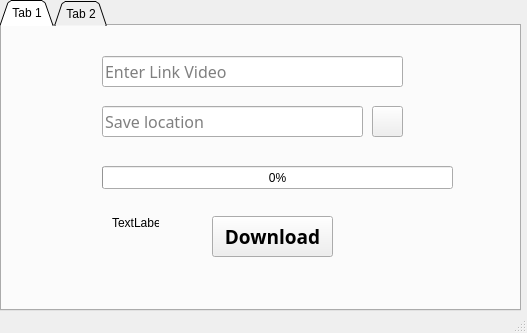
<?xml version="1.0" encoding="UTF-8"?>
<ui version="4.0">
 <class>MainWindow</class>
 <widget class="QMainWindow" name="MainWindow">
  <property name="geometry">
   <rect>
    <x>0</x>
    <y>0</y>
    <width>527</width>
    <height>333</height>
   </rect>
  </property>
  <property name="windowTitle">
   <string>MainWindow</string>
  </property>
  <widget class="QWidget" name="centralwidget">
   <widget class="QTabWidget" name="tabWidget">
    <property name="geometry">
     <rect>
      <x>0</x>
      <y>0</y>
      <width>521</width>
      <height>311</height>
     </rect>
    </property>
    <property name="styleSheet">
     <string notr="true"/>
    </property>
    <property name="tabShape">
     <enum>QTabWidget::Triangular</enum>
    </property>
    <property name="currentIndex">
     <number>0</number>
    </property>
    <widget class="QWidget" name="tab">
     <attribute name="title">
      <string>Tab 1</string>
     </attribute>
     <widget class="QPushButton" name="pushButton">
      <property name="geometry">
       <rect>
        <x>210</x>
        <y>190</y>
        <width>121</width>
        <height>41</height>
       </rect>
      </property>
      <property name="font">
       <font>
        <family>Segoe UI Semibold</family>
        <pointsize>14</pointsize>
        <weight>75</weight>
        <bold>true</bold>
       </font>
      </property>
      <property name="text">
       <string>Download</string>
      </property>
     </widget>
     <widget class="QLineEdit" name="lineEdit">
      <property name="geometry">
       <rect>
        <x>100</x>
        <y>30</y>
        <width>301</width>
        <height>31</height>
       </rect>
      </property>
      <property name="baseSize">
       <size>
        <width>8</width>
        <height>0</height>
       </size>
      </property>
      <property name="font">
       <font>
        <family>Yu Gothic UI Light</family>
        <pointsize>12</pointsize>
       </font>
      </property>
      <property name="focusPolicy">
       <enum>Qt::StrongFocus</enum>
      </property>
      <property name="styleSheet">
       <string notr="true">lineEdit{
   border: 10px solid ;
   border-radius: 25px;
   background: #73AD21;
   padding: 20px;

}
</string>
      </property>
      <property name="echoMode">
       <enum>QLineEdit::Normal</enum>
      </property>
      <property name="placeholderText">
       <string>Enter Link Video</string>
      </property>
     </widget>
     <widget class="QLineEdit" name="lineEdit_2">
      <property name="geometry">
       <rect>
        <x>100</x>
        <y>80</y>
        <width>261</width>
        <height>31</height>
       </rect>
      </property>
      <property name="font">
       <font>
        <family>Yu Gothic UI Light</family>
        <pointsize>12</pointsize>
       </font>
      </property>
      <property name="placeholderText">
       <string>Save location</string>
      </property>
     </widget>
     <widget class="QPushButton" name="pushButton_2">
      <property name="geometry">
       <rect>
        <x>370</x>
        <y>80</y>
        <width>31</width>
        <height>31</height>
       </rect>
      </property>
      <property name="text">
       <string/>
      </property>
      <property name="icon">
       <iconset resource="photo.qrc">
        <normaloff>:/icons/browse.png</normaloff>:/icons/browse.png</iconset>
      </property>
      <property name="iconSize">
       <size>
        <width>32</width>
        <height>32</height>
       </size>
      </property>
     </widget>
     <widget class="QProgressBar" name="progressBar">
      <property name="geometry">
       <rect>
        <x>100</x>
        <y>140</y>
        <width>351</width>
        <height>23</height>
       </rect>
      </property>
      <property name="value">
       <number>0</number>
      </property>
     </widget>
     <widget class="QLabel" name="label_5">
      <property name="geometry">
       <rect>
        <x>110</x>
        <y>190</y>
        <width>47</width>
        <height>13</height>
       </rect>
      </property>
      <property name="text">
       <string>TextLabel</string>
      </property>
     </widget>
    </widget>
    <widget class="QWidget" name="tab_2">
     <attribute name="title">
      <string>Tab 2</string>
     </attribute>
     <widget class="QTabWidget" name="tabWidget_2">
      <property name="geometry">
       <rect>
        <x>0</x>
        <y>0</y>
        <width>521</width>
        <height>291</height>
       </rect>
      </property>
      <property name="styleSheet">
       <string notr="true"/>
      </property>
      <property name="tabShape">
       <enum>QTabWidget::Triangular</enum>
      </property>
      <property name="currentIndex">
       <number>0</number>
      </property>
      <widget class="QWidget" name="tab_3">
       <attribute name="title">
        <string>One Video</string>
       </attribute>
       <widget class="QLineEdit" name="lineEdit_3">
        <property name="geometry">
         <rect>
          <x>100</x>
          <y>30</y>
          <width>271</width>
          <height>31</height>
         </rect>
        </property>
        <property name="font">
         <font>
          <family>Yu Gothic UI Light</family>
          <pointsize>12</pointsize>
         </font>
        </property>
        <property name="placeholderText">
         <string>Enter Link Video</string>
        </property>
       </widget>
       <widget class="QPushButton" name="pushButton_3">
        <property name="geometry">
         <rect>
          <x>380</x>
          <y>30</y>
          <width>31</width>
          <height>31</height>
         </rect>
        </property>
        <property name="text">
         <string/>
        </property>
        <property name="icon">
         <iconset resource="photo.qrc">
          <normaloff>:/icons/check.png</normaloff>:/icons/check.png</iconset>
        </property>
        <property name="iconSize">
         <size>
          <width>32</width>
          <height>32</height>
         </size>
        </property>
       </widget>
       <widget class="QComboBox" name="comboBox">
        <property name="geometry">
         <rect>
          <x>180</x>
          <y>120</y>
          <width>71</width>
          <height>31</height>
         </rect>
        </property>
        <item>
         <property name="text">
          <string>1080p</string>
         </property>
        </item>
        <item>
         <property name="text">
          <string>720p</string>
         </property>
        </item>
        <item>
         <property name="text">
          <string>480p</string>
         </property>
        </item>
        <item>
         <property name="text">
          <string>360p</string>
         </property>
        </item>
        <item>
         <property name="text">
          <string>240p</string>
         </property>
        </item>
        <item>
         <property name="text">
          <string>144p</string>
         </property>
        </item>
       </widget>
       <widget class="QPushButton" name="pushButton_5">
        <property name="geometry">
         <rect>
          <x>200</x>
          <y>200</y>
          <width>71</width>
          <height>31</height>
         </rect>
        </property>
        <property name="text">
         <string>Downloader</string>
        </property>
       </widget>
       <widget class="QProgressBar" name="progressBar_2">
        <property name="geometry">
         <rect>
          <x>100</x>
          <y>170</y>
          <width>311</width>
          <height>23</height>
         </rect>
        </property>
        <property name="value">
         <number>0</number>
        </property>
       </widget>
       <widget class="QLabel" name="label_4">
        <property name="geometry">
         <rect>
          <x>100</x>
          <y>120</y>
          <width>81</width>
          <height>31</height>
         </rect>
        </property>
        <property name="text">
         <string>Video Quality:</string>
        </property>
       </widget>
       <widget class="QPushButton" name="pushButton_4">
        <property name="geometry">
         <rect>
          <x>380</x>
          <y>70</y>
          <width>31</width>
          <height>31</height>
         </rect>
        </property>
        <property name="text">
         <string/>
        </property>
        <property name="icon">
         <iconset resource="photo.qrc">
          <normaloff>:/icons/browse.png</normaloff>:/icons/browse.png</iconset>
        </property>
        <property name="iconSize">
         <size>
          <width>32</width>
          <height>32</height>
         </size>
        </property>
       </widget>
       <widget class="QLineEdit" name="lineEdit_4">
        <property name="geometry">
         <rect>
          <x>100</x>
          <y>70</y>
          <width>271</width>
          <height>31</height>
         </rect>
        </property>
        <property name="font">
         <font>
          <family>Yu Gothic UI Light</family>
          <pointsize>12</pointsize>
         </font>
        </property>
        <property name="placeholderText">
         <string>Save location</string>
        </property>
       </widget>
      </widget>
      <widget class="QWidget" name="tab_4">
       <attribute name="title">
        <string>Playlist Video</string>
       </attribute>
       <widget class="QLineEdit" name="lineEdit_5">
        <property name="geometry">
         <rect>
          <x>100</x>
          <y>30</y>
          <width>271</width>
          <height>31</height>
         </rect>
        </property>
        <property name="font">
         <font>
          <family>Yu Gothic UI Light</family>
          <pointsize>12</pointsize>
         </font>
        </property>
        <property name="styleSheet">
         <string notr="true"/>
        </property>
        <property name="placeholderText">
         <string>Enter Link Video</string>
        </property>
       </widget>
       <widget class="QPushButton" name="pushButton_7">
        <property name="geometry">
         <rect>
          <x>380</x>
          <y>70</y>
          <width>31</width>
          <height>31</height>
         </rect>
        </property>
        <property name="text">
         <string/>
        </property>
        <property name="icon">
         <iconset resource="photo.qrc">
          <normaloff>:/icons/go.png</normaloff>:/icons/go.png</iconset>
        </property>
        <property name="iconSize">
         <size>
          <width>31</width>
          <height>32</height>
         </size>
        </property>
       </widget>
       <widget class="QComboBox" name="comboBox_2">
        <property name="geometry">
         <rect>
          <x>180</x>
          <y>120</y>
          <width>61</width>
          <height>31</height>
         </rect>
        </property>
        <item>
         <property name="text">
          <string>1080p</string>
         </property>
        </item>
        <item>
         <property name="text">
          <string>720p</string>
         </property>
        </item>
        <item>
         <property name="text">
          <string>480p</string>
         </property>
        </item>
        <item>
         <property name="text">
          <string>360p</string>
         </property>
        </item>
        <item>
         <property name="text">
          <string>240p</string>
         </property>
        </item>
        <item>
         <property name="text">
          <string>144p</string>
         </property>
        </item>
       </widget>
       <widget class="QLabel" name="label">
        <property name="geometry">
         <rect>
          <x>100</x>
          <y>120</y>
          <width>81</width>
          <height>31</height>
         </rect>
        </property>
        <property name="text">
         <string>Video Quality:</string>
        </property>
       </widget>
       <widget class="QLabel" name="label_2">
        <property name="geometry">
         <rect>
          <x>100</x>
          <y>170</y>
          <width>101</width>
          <height>16</height>
         </rect>
        </property>
        <property name="text">
         <string>The Current Video:</string>
        </property>
       </widget>
       <widget class="QLCDNumber" name="lcdNumber">
        <property name="geometry">
         <rect>
          <x>200</x>
          <y>170</y>
          <width>41</width>
          <height>21</height>
         </rect>
        </property>
       </widget>
       <widget class="QLabel" name="label_3">
        <property name="geometry">
         <rect>
          <x>260</x>
          <y>170</y>
          <width>121</width>
          <height>16</height>
         </rect>
        </property>
        <property name="text">
         <string>The Full PlayList Video:</string>
        </property>
       </widget>
       <widget class="QLCDNumber" name="lcdNumber_2">
        <property name="geometry">
         <rect>
          <x>380</x>
          <y>170</y>
          <width>41</width>
          <height>21</height>
         </rect>
        </property>
       </widget>
       <widget class="QPushButton" name="pushButton_6">
        <property name="geometry">
         <rect>
          <x>380</x>
          <y>30</y>
          <width>31</width>
          <height>31</height>
         </rect>
        </property>
        <property name="text">
         <string/>
        </property>
        <property name="icon">
         <iconset resource="photo.qrc">
          <normaloff>:/icons/check.png</normaloff>:/icons/check.png</iconset>
        </property>
        <property name="iconSize">
         <size>
          <width>32</width>
          <height>32</height>
         </size>
        </property>
       </widget>
       <widget class="QLineEdit" name="lineEdit_6">
        <property name="geometry">
         <rect>
          <x>100</x>
          <y>70</y>
          <width>271</width>
          <height>31</height>
         </rect>
        </property>
        <property name="font">
         <font>
          <family>Yu Gothic UI Light</family>
          <pointsize>12</pointsize>
         </font>
        </property>
        <property name="placeholderText">
         <string>Save location</string>
        </property>
       </widget>
      </widget>
     </widget>
    </widget>
   </widget>
  </widget>
  <widget class="QMenuBar" name="menubar">
   <property name="geometry">
    <rect>
     <x>0</x>
     <y>0</y>
     <width>527</width>
     <height>26</height>
    </rect>
   </property>
  </widget>
  <widget class="QStatusBar" name="statusbar"/>
 </widget>
 <resources>
  <include location="photo.qrc"/>
 </resources>
 <connections>
  <connection>
   <sender>pushButton_2</sender>
   <signal>clicked()</signal>
   <receiver>lineEdit_2</receiver>
   <slot>paste()</slot>
   <hints>
    <hint type="sourcelabel">
     <x>382</x>
     <y>136</y>
    </hint>
    <hint type="destinationlabel">
     <x>303</x>
     <y>136</y>
    </hint>
   </hints>
  </connection>
 </connections>
</ui>
